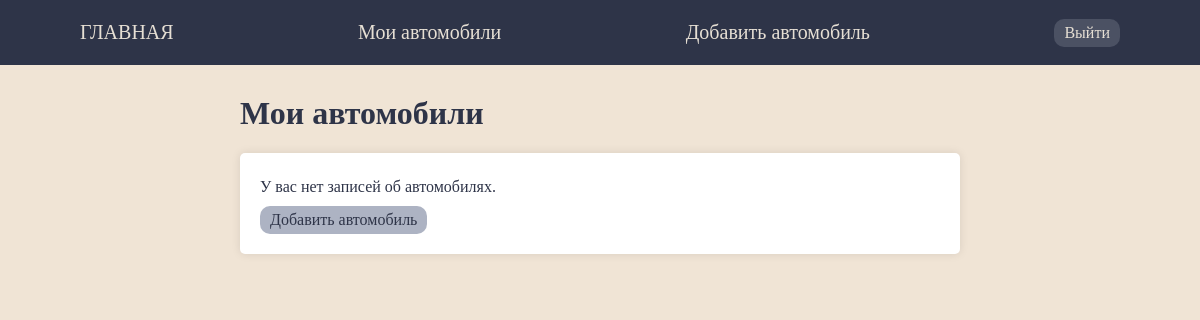
The app's page /cars/my/ (signed in), older data.
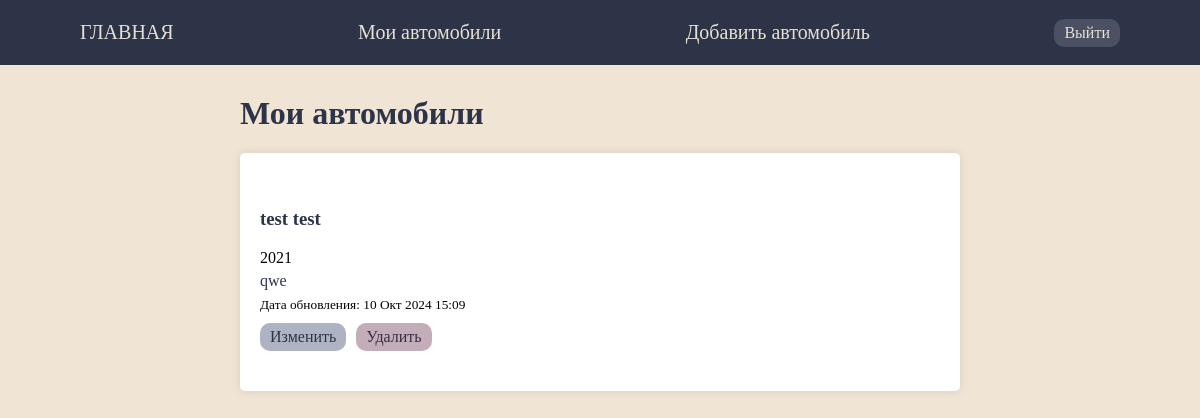
The same page, newer data.
### cars_app/models.py (models this page shows, shortened)
class Car(models.Model):
    make = models.CharField(verbose_name="Марка автомобиля", max_length=30, blank=False)
    model = models.CharField(verbose_name="Модель автомобиля", max_length=30, blank=False)
    year = models.CharField(verbose_name="Год выпуска", max_length=4, blank=False)
    description = models.TextField(verbose_name="Описание автомобиля", blank=True)
    created_at = models.DateTimeField(verbose_name="Создано", auto_now_add=True)
    updated_at = models.DateTimeField(verbose_name="Обновлено", auto_now=True)
    owner = models.ForeignKey(User, verbose_name="Пользователь", blank=False, on_delete=models.CASCADE)
    class Meta:
        verbose_name = "Автомобиль"
        verbose_name_plural = "Автомобили"
        ordering = ["-updated_at"]

### cars_app/views.py (the view)
# urls.py: path('cars/my/', my_cars, name='my_cars'),
@login_required
def my_cars(request):
    user = request.user
    cars = Car.objects.filter(owner=user)
    return render(request, 'cars_app/my_cars.html', {'cars': cars})

### cars_app/templates/cars_app/my_cars.html (shortened to what this page needs)
{% extends 'cars_app/layout.html' %}
{% block content %}
<h1>Мои автомобили</h1>
<div class="card">
    {% if cars %}
    <ul>
        {% for car in cars %}
        <li class="car-item">
            <div class="car-info">
                <h3>{{ car.make }} {{ car.model }}</h3>
                <span class="year">{{ car.year }}</span>
                {% if car.description %}
                <p>{{ car.description }}</p>
                {% endif %}
                <small>Дата обновления: {{ car.updated_at|date:"d M Y H:i" }}</small>
                <div class="action-buttons">
                    <a class="btn btn-accept" href="{% url 'update_car' car.id %}">Изменить</a>
                    <a class="btn btn-warn" href="{% url 'delete_car' car.id %}">Удалить</a>
                </div>
            </div>
        </li>
        {% endfor %}
    </ul>
    {% else %}
    <p>У вас нет записей об автомобилях.</p>
    {% if user.is_authenticated %}
    <div class="action-buttons">
        <a class="btn btn-accept" href="{% url 'create_car' %}">Добавить автомобиль</a>
    </div>
    {% endif %}
    {% endif %}
</div>
{% endblock %}

Row changes from the older to the newer data that the page shows:
added Car: make "test", model "test", year "2021", description "qwe", updated_at "10 Окт 2024 15:09"
Text that changed along with them:
text no longer shown: "У вас нет записей об автомобилях. Добавить автомобиль"
